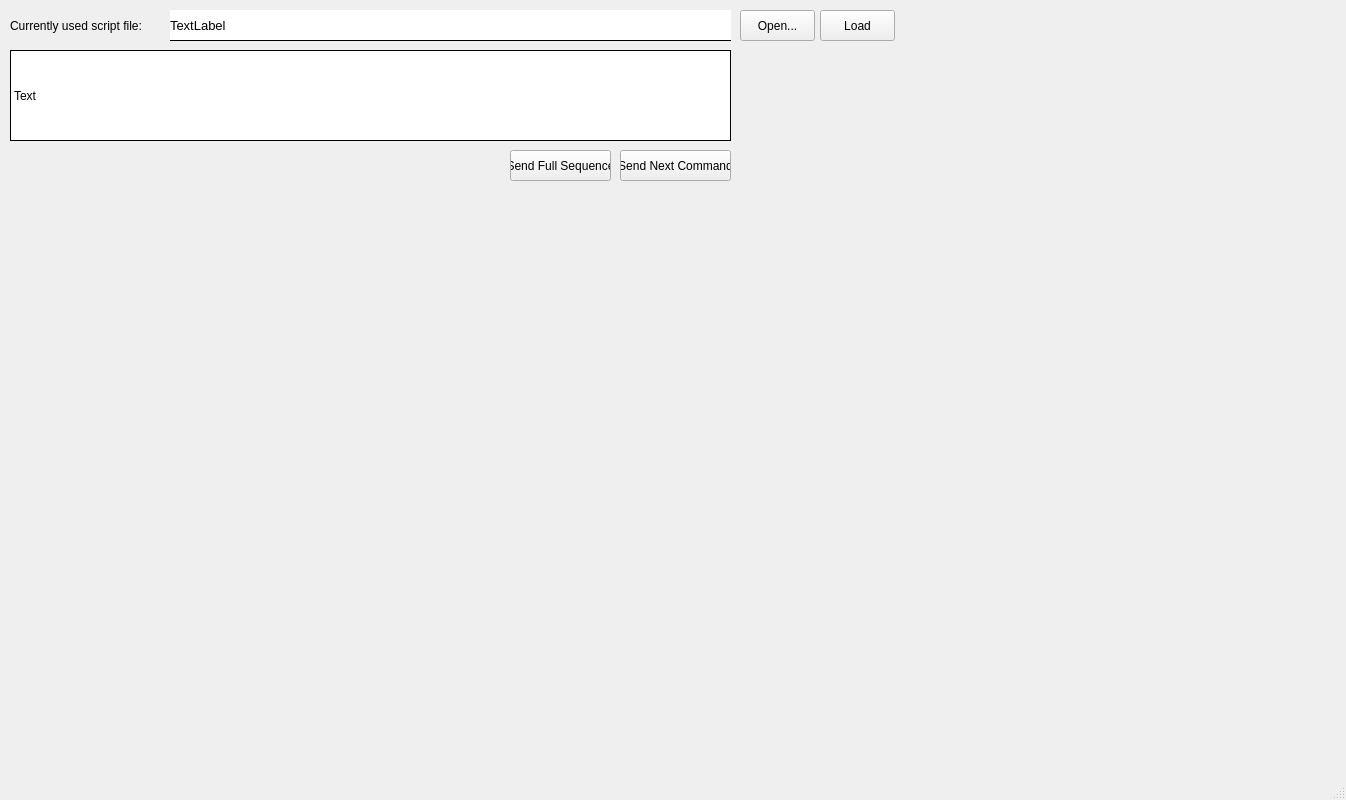
<?xml version="1.0" encoding="UTF-8"?>
<ui version="4.0">
 <class>MainWindow</class>
 <widget class="QMainWindow" name="MainWindow">
  <property name="geometry">
   <rect>
    <x>0</x>
    <y>0</y>
    <width>1346</width>
    <height>800</height>
   </rect>
  </property>
  <property name="windowTitle">
   <string>MainWindow</string>
  </property>
  <widget class="QWidget" name="centralwidget">
   <widget class="QLabel" name="current_script_label">
    <property name="geometry">
     <rect>
      <x>10</x>
      <y>10</y>
      <width>151</width>
      <height>31</height>
     </rect>
    </property>
    <property name="text">
     <string>&lt;html&gt;&lt;head/&gt;&lt;body&gt;&lt;p&gt;&lt;span style=&quot; font-size:10pt;&quot;&gt;Currently used script file:&lt;/span&gt;&lt;/p&gt;&lt;/body&gt;&lt;/html&gt;</string>
    </property>
   </widget>
   <widget class="QLabel" name="script_file_path_label">
    <property name="geometry">
     <rect>
      <x>170</x>
      <y>10</y>
      <width>561</width>
      <height>31</height>
     </rect>
    </property>
    <property name="styleSheet">
     <string notr="true"> background-color: white; border-bottom-style: solid; border-bottom-width: 1px;</string>
    </property>
    <property name="text">
     <string>&lt;html&gt;&lt;head/&gt;&lt;body&gt;&lt;p&gt;&lt;span style=&quot; font-size:10pt;&quot;&gt;TextLabel&lt;/span&gt;&lt;/p&gt;&lt;/body&gt;&lt;/html&gt;</string>
    </property>
   </widget>
   <widget class="QPushButton" name="open_script_file_btn">
    <property name="geometry">
     <rect>
      <x>740</x>
      <y>10</y>
      <width>75</width>
      <height>31</height>
     </rect>
    </property>
    <property name="text">
     <string>Open...</string>
    </property>
   </widget>
   <widget class="QPushButton" name="load_script_file_btn">
    <property name="geometry">
     <rect>
      <x>820</x>
      <y>10</y>
      <width>75</width>
      <height>31</height>
     </rect>
    </property>
    <property name="text">
     <string>Load</string>
    </property>
   </widget>
   <widget class="QLabel" name="move_script_label">
    <property name="geometry">
     <rect>
      <x>10</x>
      <y>50</y>
      <width>721</width>
      <height>91</height>
     </rect>
    </property>
    <property name="styleSheet">
     <string notr="true">border-style: solid;border-color: rgb(0, 0, 0);border-width: 1px;
background-color: white; text-align: justify; text-justify: inter-word;</string>
    </property>
    <property name="text">
     <string>Text</string>
    </property>
   </widget>
   <widget class="QPushButton" name="send_full_sequence_btn">
    <property name="geometry">
     <rect>
      <x>510</x>
      <y>150</y>
      <width>101</width>
      <height>31</height>
     </rect>
    </property>
    <property name="text">
     <string>Send Full Sequence</string>
    </property>
   </widget>
   <widget class="QPushButton" name="send_next_command_btn">
    <property name="geometry">
     <rect>
      <x>620</x>
      <y>150</y>
      <width>111</width>
      <height>31</height>
     </rect>
    </property>
    <property name="text">
     <string>Send Next Command</string>
    </property>
   </widget>
  </widget>
  <widget class="QMenuBar" name="menubar">
   <property name="geometry">
    <rect>
     <x>0</x>
     <y>0</y>
     <width>1346</width>
     <height>21</height>
    </rect>
   </property>
  </widget>
  <widget class="QStatusBar" name="statusbar"/>
 </widget>
 <resources/>
 <connections/>
</ui>
